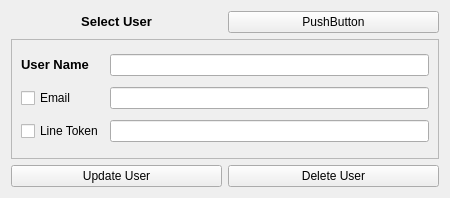
<?xml version="1.0" encoding="UTF-8"?>
<ui version="4.0">
 <class>Form</class>
 <widget class="QWidget" name="Form">
  <property name="geometry">
   <rect>
    <x>0</x>
    <y>0</y>
    <width>450</width>
    <height>198</height>
   </rect>
  </property>
  <property name="minimumSize">
   <size>
    <width>424</width>
    <height>124</height>
   </size>
  </property>
  <property name="maximumSize">
   <size>
    <width>800</width>
    <height>800</height>
   </size>
  </property>
  <property name="contextMenuPolicy">
   <enum>Qt::DefaultContextMenu</enum>
  </property>
  <property name="acceptDrops">
   <bool>false</bool>
  </property>
  <property name="windowTitle">
   <string>Form</string>
  </property>
  <layout class="QGridLayout" name="gridLayout_3">
   <item row="0" column="0">
    <layout class="QGridLayout" name="gridLayout_2">
     <item row="2" column="0">
      <widget class="QPushButton" name="addModifyButton">
       <property name="toolTip">
        <string>&lt;html&gt;&lt;head/&gt;&lt;body&gt;&lt;p&gt;Click here to add new user or modify email and line token of a user. You cannot modify user name here.&lt;/p&gt;&lt;/body&gt;&lt;/html&gt;</string>
       </property>
       <property name="text">
        <string>Update User</string>
       </property>
      </widget>
     </item>
     <item row="0" column="1">
      <widget class="QPushButton" name="userMenu">
       <property name="cursor">
        <cursorShape>ArrowCursor</cursorShape>
       </property>
       <property name="contextMenuPolicy">
        <enum>Qt::DefaultContextMenu</enum>
       </property>
       <property name="acceptDrops">
        <bool>true</bool>
       </property>
       <property name="toolTip">
        <string>&lt;html&gt;&lt;head/&gt;&lt;body&gt;&lt;p&gt;Select user from list&lt;/p&gt;&lt;/body&gt;&lt;/html&gt;</string>
       </property>
       <property name="text">
        <string>PushButton</string>
       </property>
      </widget>
     </item>
     <item row="0" column="0">
      <widget class="QLabel" name="userLabel">
       <property name="text">
        <string>&lt;html&gt;&lt;head/&gt;&lt;body&gt;&lt;p align=&quot;center&quot;&gt;&lt;span style=&quot; font-size:10pt; font-weight:600;&quot;&gt;Select User&lt;/span&gt;&lt;/p&gt;&lt;/body&gt;&lt;/html&gt;</string>
       </property>
      </widget>
     </item>
     <item row="2" column="1">
      <widget class="QPushButton" name="pushButton">
       <property name="text">
        <string>Delete User</string>
       </property>
      </widget>
     </item>
     <item row="1" column="0" colspan="2">
      <widget class="QFrame" name="frame">
       <property name="frameShape">
        <enum>QFrame::StyledPanel</enum>
       </property>
       <property name="frameShadow">
        <enum>QFrame::Raised</enum>
       </property>
       <layout class="QGridLayout" name="gridLayout">
        <item row="3" column="1">
         <widget class="QLineEdit" name="lineToken"/>
        </item>
        <item row="1" column="0">
         <widget class="QCheckBox" name="emailCheckBox">
          <property name="toolTip">
           <string>&lt;html&gt;&lt;head/&gt;&lt;body&gt;&lt;p&gt;Check this box to send alert to specified email&lt;/p&gt;&lt;/body&gt;&lt;/html&gt;</string>
          </property>
          <property name="layoutDirection">
           <enum>Qt::LeftToRight</enum>
          </property>
          <property name="styleSheet">
           <string notr="true">font: 75 bold 11pt &quot;Arial&quot;;</string>
          </property>
          <property name="text">
           <string>Email</string>
          </property>
         </widget>
        </item>
        <item row="3" column="0">
         <widget class="QCheckBox" name="lineCheckBox">
          <property name="toolTip">
           <string>&lt;html&gt;&lt;head/&gt;&lt;body&gt;&lt;p&gt;Check this box to send alert to your line account&lt;/p&gt;&lt;/body&gt;&lt;/html&gt;</string>
          </property>
          <property name="styleSheet">
           <string notr="true">font: 75 bold 11pt &quot;Arial&quot;;</string>
          </property>
          <property name="text">
           <string>Line Token</string>
          </property>
         </widget>
        </item>
        <item row="0" column="1">
         <widget class="QLineEdit" name="userName"/>
        </item>
        <item row="1" column="1">
         <widget class="QLineEdit" name="email"/>
        </item>
        <item row="0" column="0">
         <widget class="QLabel" name="userNameLabel">
          <property name="text">
           <string>&lt;html&gt;&lt;head/&gt;&lt;body&gt;&lt;p&gt;&lt;span style=&quot; font-size:10pt; font-weight:600;&quot;&gt;User Name&lt;/span&gt;&lt;/p&gt;&lt;/body&gt;&lt;/html&gt;</string>
          </property>
         </widget>
        </item>
       </layout>
      </widget>
     </item>
    </layout>
   </item>
  </layout>
 </widget>
 <resources/>
 <connections/>
</ui>
